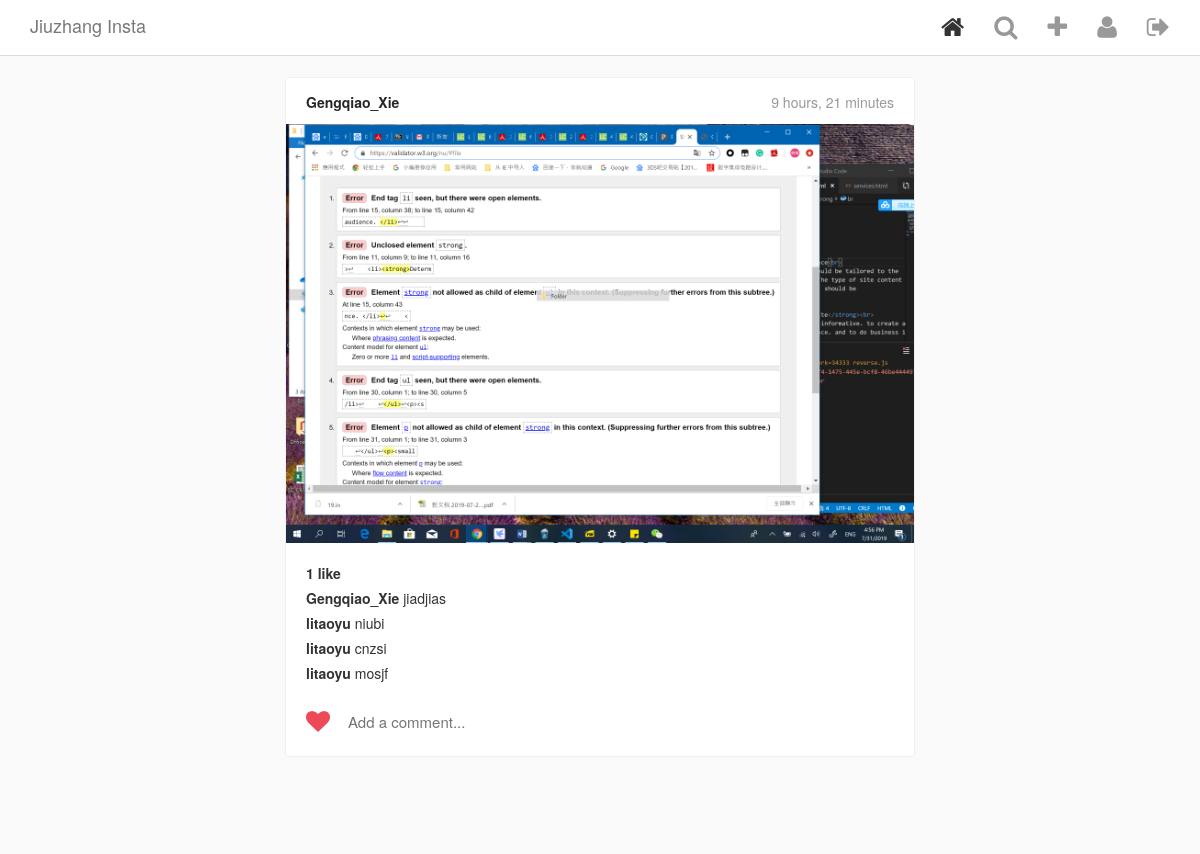
/ (signed in), run on the app's committed database.
### Insta/models.py (models this page shows, shortened)
class Post(models.Model):
    author = models.ForeignKey( # a foreign key indicate a Many-To-One relationship
        InstaUser, #foreign key is InstaUser
        blank=True,
        null=True,
        on_delete=models.CASCADE, # delete this author will delete all his posts
        related_name='posts', # we can use author.posts to get all posts belong to this user
        )
    title = models.TextField(blank=True, null=True)
    image = ProcessedImageField(
        upload_to='static/images/posts',
        format='JPEG',
        options={'quality': 100},
        blank=True,
        null=True,
        )
    posted_on = models.DateTimeField(
        auto_now_add=True,
        editable=False,
    )
    def get_like_count(self):
        return self.likes.count()

class InstaUser(AbstractUser):
    profile_pic = ProcessedImageField(
        upload_to='static/images/profiles',
        format='JPEG',
        options={'quality': 100},
        null=True,
        blank=True,
        )

class Comment(models.Model):
    post = models.ForeignKey(Post, on_delete=models.CASCADE, related_name='comments',)
    user = models.ForeignKey(InstaUser, on_delete=models.CASCADE)
    comment = models.CharField(max_length=100)
    posted_on = models.DateTimeField(auto_now_add=True, editable=False)

### Insta/views.py (the view)
# urls.py: path('', PostListView.as_view(), name='home'),
class PostListView(LoginRequiredMixin, ListView):
    model = Post
    template_name = "home.html"
    login_url = "login"
    def get_queryset(self):
        current_user = self.request.user
        following = set()
        for conn in UserConnection.objects.filter(creator=current_user).select_related('following'):
            following.add(conn.following)
        return Post.objects.filter(author__in=following)

### Insta/templatetags/custom_tags.py (called while the page is built)
@register.simple_tag
def has_user_liked_post(post, user):
    try:
        like = Like.objects.get(post=post, user=user)
        return "fa-heart"
    except:
        return "fa-heart-o"

@register.simple_tag(takes_context=True)
def active(context, pattern_or_urlname):
    try:
        pattern = reverse(pattern_or_urlname)
    except NoReverseMatch:
        pattern = pattern_or_urlname
    path = context['request'].path
    if re.search(pattern, path):
        return 'active'
    return ''

### templates/home.html (shortened to what this page needs)
{% extends "base.html" %}
{% load custom_tags %}
{% block content %}
<div class="cards-listing">
    {% for post in object_list %}
        <div class="row">
            <div class="card view-update {{ post.pk }}">
                <div class="card__panel-head">
                    <div class="poster__info">
                        <a href="{% url 'profile' post.author.pk %}" class="poster__name">
                            {{ post.author.username }}
                        </a>
                        <span class="poster__timestamp">
                            {{ post.posted_on|timesince }}
                        </span>
                    </div>
                </div>
                <a href="{% url 'post' post.pk %}">
                    <img class="card__main-image" src="{{ post.image.url }}">
                </a>
                <div class="card__panel-body">
                    <div class="likes">
                        {% if post.get_like_count %}
                            {{ post.get_like_count }} like{% if post.get_like_count > 1 %}s{% endif %}
                        {% endif %}
                    </div>
                    <ul class="comment-list">
                        {% for comment in post.comments.all %}
                        <li class="comment-list__comment">
                            <a href="{% url 'profile' comment.user.pk %}" class="user">
                                {{ comment.user.username }}
                            </a>
                            <span class="comment">{{ comment.comment }}</span>
                        </li>
                        {% endfor %}
                    </ul>
                    <section class="input-row">
                        <i class="fa {% has_user_liked_post post user %} submit-like" aria-hidden="true"></i>
                        <div class="comment-input-wrapper">
                            <input class="add-comment" type="text" placeholder="Add a comment...">
                        </div>
                    </section>
                </div>
            </div>
        </div>
    {% endfor %}
</div>
{% endblock content %}

### templates/base.html (shortened to what this page needs)
<html>
    <head>
        {% load static %}
        <link href="{% static 'vendor/bootstrap/css/bootstrap.min.css' %}" rel="stylesheet">
        <link href="{% static 'vendor/font-awesome-4.6.3/css/font-awesome.min.css' %}" rel="stylesheet">
        <link href="{% static 'css/style.css' %}" rel="stylesheet">
    </head>
    <body>
        {% load static %}
        {% include 'header.html' %}
        <div class="content-wrapper">
            <div class="container">
                {% block content %}
                {% endblock content%}
            </div>
        </div>
    </body>
</html>

### templates/header.html (shortened to what this page needs)
{% load custom_tags %}
<div class="navbar navbar-default navbar-fixed-top" id="main-nav">
    <div class="container desktop">
        <div class="navbar-header">
            <a href="/" class="navbar-brand">Jiuzhang Insta</a>
        </div>
        <div id="navbar-main">
            <ul class="nav navbar-nav navbar-right">
                {% if request.user.is_authenticated %}
                    <li>
                      <a href="{% url 'home' %}">
                        <i class="fa fa-home {% if request.resolver_match.url_name == 'home' %}active{% endif %}" aria-hidden="true"></i>
                      </a>
                    </li>
                    <li><a href="{% url 'explore' %}"><i class="fa fa-search {% active 'explore' %}" aria-hidden="true"></i></a></li>
                    <li><a href="{% url 'make_post' %}"><i class="fa fa-plus {% active 'make_post' %}" aria-hidden="true"></i></a></li>
                    <li><a href="{% url 'profile' request.user.pk %}"><i class="fa fa-user {% active 'profile' %}" aria-hidden="true"></i></a></li>
                    <li><a href="{% url 'logout' %}"><i class="fa fa-sign-out {% active 'logout' %}" aria-hidden="true"></i></a></li>
                {% endif %}
            </ul>
        </div>
    </div>
</div>

### static/css/style.css (style rules this page uses)
html { height: 100%; }
body { min-height: 100%; background-color: #fafafa; }
.content-wrapper { margin-top: 57px; margin-bottom: 60px; background-color: #fafafa; }
.navbar { background-color: #fff; border-bottom-color: #dbdbdb; }
.navbar .fa { font-size: 25px; color: #999999; }
.navbar .fa.active { color: #333; }
.cards-listing { max-width: 600px; width: 100%; margin: 20px auto; }
.card { background-color: #fff; margin-bottom: 50px; border: 1px solid #efefef; border-radius: 3px; }
.card__panel-head { background: #fff; padding: 14px 20px 12px; }
.card__panel-head .poster__name { color: #262626; font-weight: bold; }
.card__panel-head .poster__timestamp { float: right; color: #999; }
.card__main-image { max-width: 100%; max-height: 600px; height: auto; margin: 0 auto; display: block; }
.card__panel-body { padding: 20px; padding-bottom: 0; }
.card__panel-body a { color: #333; }
.card__panel-body .likes { font-weight: bold; margin-bottom: 5px; }
.comment-list { list-style: none; margin: 0; padding: 0; }
.comment-list__comment { margin-top: 5px; margin-bottom: 5px; }
.comment-list__comment .user { color: #333; font-weight: bold; }
.input-row { position: relative; display: flex; align-items: center; height: 68px; padding-left: 40px; }
.input-row .submit-like { cursor: pointer; position: absolute; top: 32%; left: 0; color: #C2C2C2; font-size: 24px; }
.input-row .submit-like.fa-heart { color: #ED4956; }
.input-row .comment-input-wrapper { display: inline-block; color: #262626; font-size: 15px; width: 100%; }
.input-row .comment-input-wrapper input { width: 100%; border: none; outline: none; }

### data on the page
Post: author.username "Gengqiao_Xie", posted_on "9 hours, 21 minutes", image (picture), get_like_count "1"
Comment: user.username "Gengqiao_Xie", comment "jiadjias"
Comment: user.username "litaoyu", comment "niubi"
Comment: user.username "litaoyu", comment "cnzsi"
Comment: user.username "litaoyu", comment "mosjf"
